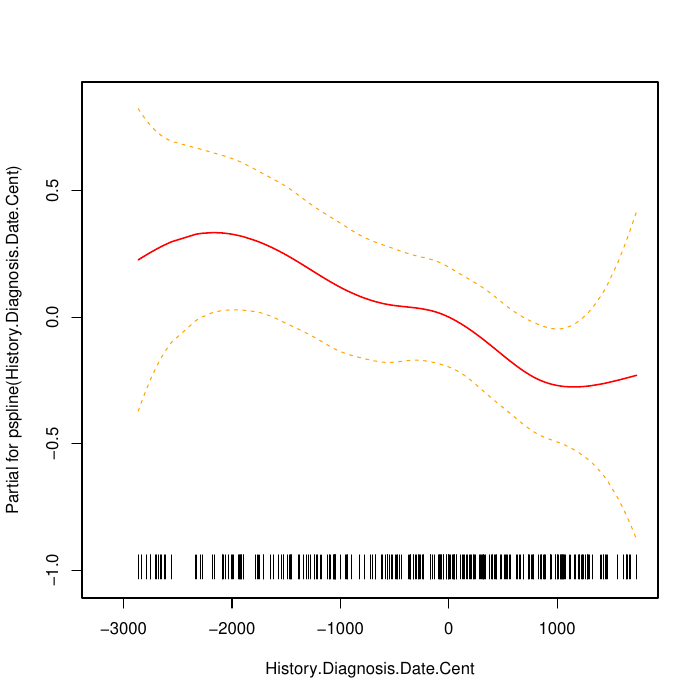

Generate this figure with R:
args = commandArgs(TRUE)
mode = 0
if (length(args) > 0)
{
	mode = as.numeric(args[1]) 
}

load("03_NSWPCN_subset.rda")

options(echo = TRUE, warn = 1)

library(survival)

if (mode == 0 || mode == 9)
{
pdf("04_train_NSWPCN.pdf")

# What's going on with the diagnosis date prognostic?  I suspect something
# else is correlated with it, and that other thing is the true prognostic.
temp = coxph(data.y ~ pspline(History.Diagnosis.Date.Cent), data = data.x.all)
summary(temp)
termplot(temp, se = TRUE, rug = TRUE)
temp = coxph(data.y ~ History.Diagnosis.Date.Cent, data = data.x.all)
summary(temp)
termplot(temp, se = TRUE, rug = TRUE)
# A decrease in hazard as time goes on.  Better surgery?  Chemo?  Cohort
# selection?

# Could it be margins?
scatter.smooth(data.x.all$History.Diagnosis.Date.Cent, data.x.all$Treat.MarginPositive)
# Plausible.
anova(coxph(data.y ~ Treat.MarginPositive + History.Diagnosis.Date.Cent, data.x.all))
# Pretty close, but not everything.

# Earlier diagnosis?
scatter.smooth(data.x.all$History.Diagnosis.Date.Cent, data.x.all$History.Diagnosis.AgeAt.Cent)
# No.
scatter.smooth(data.x.all$History.Diagnosis.Date.Cent, data.x.all$Path.Size.Cent)
# No.

# Surgery on different locations?
scatter.smooth(data.x.all$History.Diagnosis.Date.Cent, data.x.all$Path.LocationBody)
# No.

# Changes in subtype (cohort selection rules)?
anova(lm(History.Diagnosis.Date.Cent ~ Path.Subtype, data.x.all))
# Looks promising
anova(coxph(data.y ~ Treat.MarginPositive + Path.Subtype + History.Diagnosis.Date.Cent, data.x.all))
# Fit issues but I think this could be it.
anova(coxph(data.y ~ Treat.MarginPositive + I(Path.Subtype == "Tubular") + History.Diagnosis.Date.Cent, data.x.all))
# Bam.
anova(coxph(data.y ~ I(Path.Subtype == "Tubular") + Treat.MarginPositive + History.Diagnosis.Date.Cent, data.x.all))

temp1 = sort(data.x.all$History.Diagnosis.Date.Cent)
temp2 = data.x.all$Path.Subtype[order(data.x.all$History.Diagnosis.Date.Cent)]
plot(temp1, cumsum(temp2 == "Tubular") / sum(temp2 == "Tubular"), type = "s", col = "blue", xlab = "Centered Time of Diagnosis", ylab = "Fraction Collected", main = "Time dependency of subtype collection")
lines(temp1, cumsum(temp2 == "Adenosquamous") / sum(temp2 == "Adenosquamous"), type = "s", col = "red")
lines(temp1, cumsum(temp2 == "NotSpecified") / sum(temp2 == "NotSpecified"), type = "s", col = "green")
legend("bottomright", inset = 0.05, legend = c("Tubular", "Adenosquamous", "NotSpecified"), col = c("blue", "green", "red"), lty = "solid")
plot(temp1, cumsum(temp2 == "Tubular"), type = "s", col = "blue", xlab = "Centered Time of Diagnosis", ylab = "Total Collected", main = "Time dependency of subtype collection")
lines(temp1, cumsum(temp2 == "Adenosquamous"), type = "s", col = "red")
lines(temp1, cumsum(temp2 == "NotSpecified"), type = "s", col = "green")
legend("topleft", inset = 0.05, legend = c("Tubular", "Adenosquamous", "NotSpecified"), col = c("blue", "green", "red"), lty = "solid")
# So early cancers were often adenosquamous.  Then rates were approximately stable for
# all three main types, but by around 2003 (centered time == 0), no more adenosquamous cancers
# were collected.
survdiff(data.y ~ data.x.all$Path.Subtype)
rm(temp, temp1, temp2)
}

# Practically speaking this means that I can remove History.Diagnosis.Date as 
# a confounder, as it is captured by subtype (which in turns appears to be 
# largely dependent on A2/A4).

data.x.molec_preop = data.x.molec_preop[,colnames(data.x.molec_preop) != "History.Diagnosis.Date.Cent"]
data.x.molec_postop = data.x.molec_postop[,colnames(data.x.molec_postop) != "History.Diagnosis.Date.Cent"]
data.x.conv_preop = data.x.conv_preop[,colnames(data.x.conv_preop) != "History.Diagnosis.Date.Cent"]
data.x.conv_postop = data.x.conv_postop[,colnames(data.x.conv_postop) != "History.Diagnosis.Date.Cent"]
data.x.all = data.x.all[,colnames(data.x.all) != "History.Diagnosis.Date.Cent"]


library(rJava)
.jinit(parameters = "-Xmx4g")
library(glmulti)
nobs.coxph <<- function(object, ...) { object$n }

if (mode == 0 || mode == 1) {
set.seed(1234)
glmulti.molec_preop.bic = glmulti(
	data.y ~ 
		Patient.Sex + 
		History.Diagnosis.AgeAt.Cent + 
#		ns(History.Diagnosis.AgeAt.Cent, 4) + 		# EDA indicates that linear terms are sufficient
		Path.LocationBody + 
		Path.Size.Cent + 
#		ns(Path.Size.Cent, 4) + 					# EDA indicates that linear terms are sufficient
		Stage.pT.Simplified +
		Molec.S100A4.DCThresh + 
		Molec.S100A2.DCThresh, 
	data = data.x.molec_preop,
	level = 2,
	method = "g",
	crit = "bic", 
	includeobjects = TRUE, 
	plotty = FALSE, 
	report = TRUE,
	marginality = TRUE,
	fitfunction = "coxph",
	name = "glmulti.molec_preop.bic")
saveRDS(glmulti.molec_preop.bic, file = "04_molec_preop_bic.rds")
}

if (mode == 0 || mode == 2) {
set.seed(1234)
glmulti.molec_preop.aicc = glmulti(
	data.y ~ 
		Patient.Sex + 
		History.Diagnosis.AgeAt.Cent + 
#		ns(History.Diagnosis.AgeAt.Cent, 4) + 		# EDA indicates that linear terms are sufficient
		Path.LocationBody + 
		Path.Size.Cent + 
#		ns(Path.Size.Cent, 4) + 					# EDA indicates that linear terms are sufficient
		Stage.pT.Simplified +
		Molec.S100A4.DCThresh + 
		Molec.S100A2.DCThresh, 
	data = data.x.molec_preop,
	level = 2,
	method = "g",
	crit = "aicc", 
	includeobjects = TRUE, 
	plotty = FALSE, 
	report = TRUE,
	marginality = TRUE,
	fitfunction = "coxph",
	name = "glmulti.molec_preop.aicc")
saveRDS(glmulti.molec_preop.aicc, file = "04_molec_preop_aicc.rds")
}

if (mode == 0 || mode == 3) {
set.seed(1234)
glmulti.conv_preop.bic = glmulti(
	data.y ~ 
		Patient.Sex + 
		History.Diagnosis.AgeAt.Cent + 
#		ns(History.Diagnosis.AgeAt.Cent, 4) + 
		Path.LocationBody + 
		Path.Size.Cent + 
#		ns(Path.Size.Cent, 4) + 
		Stage.pT.Simplified,
	data = data.x.conv_preop,
	level = 2,
	method = "g",
	crit = "bic", 
	includeobjects = TRUE, 
	plotty = FALSE, 
	report = TRUE,
	marginality = TRUE,
	fitfunction = "coxph",
	name = "glmulti.conv_preop.bic")
saveRDS(glmulti.conv_preop.bic, file = "04_conv_preop_bic.rds")
}

if (mode == 0 || mode == 4) {
set.seed(1234)
glmulti.conv_preop.aicc = glmulti(
	data.y ~ 
		Patient.Sex + 
		History.Diagnosis.AgeAt.Cent + 
#		ns(History.Diagnosis.AgeAt.Cent, 4) + 
		Path.LocationBody + 
		Path.Size.Cent + 
#		ns(Path.Size.Cent, 4) + 
		Stage.pT.Simplified,
	data = data.x.conv_preop,
	level = 2,
	method = "g",
	crit = "aicc", 
	includeobjects = TRUE, 
	plotty = FALSE, 
	report = TRUE,
	marginality = TRUE,
	fitfunction = "coxph",
	name = "glmulti.conv_preop.aicc")
saveRDS(glmulti.conv_preop.aicc, file = "04_conv_preop_aicc.rds")
}

if (mode == 0 || mode == 5) { 
set.seed(1234)
glmulti.molec_postop.bic = glmulti(
	data.y ~ 
		Patient.Sex + 
		History.Diagnosis.AgeAt.Cent + 
#		ns(History.Diagnosis.AgeAt.Cent, 4) + 
		Path.LocationBody + 
		Path.Size.Cent + 
#		ns(Path.Size.Cent, 4) + 
		Stage.pT.Simplified + 
		Molec.S100A4.DCThresh + 
		Molec.S100A2.DCThresh + 
		Treat.MarginPositive + 
#		Path.Subtype + 					# This field needs data review if it's to be kept.
		Path.Differentiation + 
		Path.LN.InvolvedFraction + 
#		ns(Path.LN.InvolvedFraction, 4) + 
		Path.Invasion.Vascular + 
		Path.Invasion.Perineural + 
		Stage.pN,
	data = data.x.molec_postop,
	level = 2,
	method = "g",
	crit = "bic", 
	includeobjects = TRUE, 
	plotty = FALSE, 
	report = TRUE,
	marginality = TRUE,
	fitfunction = "coxph",
	name = "glmulti.molec_postop.bic")
saveRDS(glmulti.molec_postop.bic, file = "04_molec_postop_bic.rds")
}

if (mode == 0 || mode == 6) {
set.seed(1234)
glmulti.molec_postop.aicc = glmulti(
	data.y ~ 
		Patient.Sex + 
		History.Diagnosis.AgeAt.Cent + 
#		ns(History.Diagnosis.AgeAt.Cent, 4) + 
		Path.LocationBody + 
		Path.Size.Cent + 
#		ns(Path.Size.Cent, 4) + 
		Stage.pT.Simplified + 
		Molec.S100A4.DCThresh + 
		Molec.S100A2.DCThresh + 
		Treat.MarginPositive + 
#		Path.Subtype + 					# This field needs data review if it's to be kept.
		Path.Differentiation + 
		Path.LN.InvolvedFraction + 
#		ns(Path.LN.InvolvedFraction, 4) + 
		Path.Invasion.Vascular + 
		Path.Invasion.Perineural + 
		Stage.pN,
	data = data.x.molec_postop,
	level = 2,
	method = "g",
	crit = "aicc", 
	includeobjects = TRUE, 
	plotty = FALSE, 
	report = TRUE,
	marginality = TRUE,
	fitfunction = "coxph",
	name = "glmulti.molec_postop.aicc")
saveRDS(glmulti.molec_postop.aicc, file = "04_molec_postop_aicc.rds")
}

if (mode == 0 || mode == 7) {
set.seed(1234)
glmulti.conv_postop.bic = glmulti(
	data.y ~ 
		Patient.Sex + 
		History.Diagnosis.AgeAt.Cent + 
#		ns(History.Diagnosis.AgeAt.Cent, 4) + 
		Path.LocationBody + 
		Path.Size.Cent + 
#		ns(Path.Size.Cent, 4) + 
		Stage.pT.Simplified + 
		Treat.MarginPositive + 
#		Path.Subtype +  				# This field needs data review if it's to be kept.
		Path.Differentiation + 
		Path.LN.InvolvedFraction + 
#		ns(Path.LN.InvolvedFraction, 4) + 
		Path.Invasion.Vascular + 
		Path.Invasion.Perineural + 
		Stage.pN,
	data = data.x.conv_postop,
	level = 2,
	method = "g",
	crit = "bic", 
	includeobjects = TRUE, 
	plotty = FALSE, 
	report = TRUE,
	marginality = TRUE,
	fitfunction = "coxph",
	name = "glmulti.conv_postop.bic")
saveRDS(glmulti.conv_postop.bic, file = "04_conv_postop_bic.rds")
}

if (mode == 0 || mode == 8) {
set.seed(1234)
glmulti.conv_postop.aicc = glmulti(
	data.y ~ 
		Patient.Sex + 
		History.Diagnosis.AgeAt.Cent + 
#		ns(History.Diagnosis.AgeAt.Cent, 4) + 
		Path.LocationBody + 
		Path.Size.Cent + 
#		ns(Path.Size.Cent, 4) + 
		Stage.pT.Simplified + 
		Treat.MarginPositive + 
#		Path.Subtype +  				# This field needs data review if it's to be kept.
		Path.Differentiation + 
		Path.LN.InvolvedFraction + 
#		ns(Path.LN.InvolvedFraction, 4) + 
		Path.Invasion.Vascular + 
		Path.Invasion.Perineural + 
		Stage.pN,
	data = data.x.conv_postop,
	level = 2,
	method = "g",
	crit = "aicc", 
	includeobjects = TRUE, 
	plotty = FALSE, 
	report = TRUE,
	marginality = TRUE,
	fitfunction = "coxph",
	name = "glmulti.conv_postop.aicc")
saveRDS(glmulti.conv_postop.aicc, file = "04_conv_postop_aicc.rds")
}

if (mode == 0 || mode == 10)
{
	library(randomForestSRC)

	temp.data = cbind(time = data.y[,1], event = data.y[,2], data.x.molec_preop)
	# temp.K = 10

	# temp.tasks = expand.grid(mtry = c(1, 2, 3), splitrule = c("logrank", "logrankscore"), nsplit = c(0, 1, 2, 5))
	# set.seed(1234)
	# temp.folds = sample(rep(1:temp.K, ceiling(nrow(temp.data) / temp.K))[1:nrow(temp.data)])

	# preds = lapply(1:temp.K, function(fold_i) {
	# 	message(sprintf("Fold %d", fold_i))
	# 	train = temp.data[fold_i != temp.folds,]
	# 	test = temp.data[fold_i == temp.folds,]

	# 	fold_preds = sapply(1:nrow(temp.tasks), function(task_i) {
	# 		message(sprintf("  Task %d", task_i))
	# 		fit = rfsrc(
	# 			Surv(time, event) ~ 
	# 				Patient.Sex + 
	# 				History.Diagnosis.AgeAt.Cent + 
	# 				Path.LocationBody + 
	# 				Path.Size.Cent + 
	# 				Stage.pT.Simplified + 
	# 				Molec.S100A4.DCThresh + 
	# 				Molec.S100A2.DCThresh, 
	# 			data = train,
	# 			mtry = temp.tasks$mtry[task_i],
	# 			splitrule = temp.tasks$splitrule[task_i],
	# 			nsplit = temp.tasks$nsplit[task_i])
	# 		preds = predict(fit, test)$predicted
	# 		preds
	# 	})

	# 	fold_preds
	# })

	# preds2 = do.call(rbind, preds)
	# temp.y2 = do.call(rbind, lapply(1:temp.K, function(fold_i) data.y[fold_i == temp.folds,]))
	# temp.y2 = Surv(temp.y2[,1], temp.y2[,2])
	# temp.results = cbind(temp.tasks, C = apply(preds2, 2, function(p1) survConcordance(temp.y2 ~ p1)$concordance))
	# temp.results[order(temp.results$C),]

	# From the above: mtry = 1, splitrule = "logrankscore", nsplit = 2 gives good performance.

	rsf.molec_preop = rfsrc(
		Surv(time, event) ~ 
			Patient.Sex + 
			History.Diagnosis.AgeAt.Cent + 
			Path.LocationBody + 
			Path.Size.Cent + 
			Stage.pT.Simplified + 
			Molec.S100A4.DCThresh + 
			Molec.S100A2.DCThresh, 
		data = temp.data,
		mtry = 1,
		splitrule = "logrankscore",
		nsplit = 2)
	saveRDS(rsf.molec_preop, file = "04_rsf_molec_preop.rds")
}

if (mode == 0 || mode == 9) {
glmulti.molec_preop.bic = readRDS("04_molec_preop_bic.rds")
glmulti.molec_preop.aicc = readRDS("04_molec_preop_aicc.rds")
glmulti.molec_postop.bic = readRDS("04_molec_postop_bic.rds")
glmulti.molec_postop.aicc = readRDS("04_molec_postop_aicc.rds")
glmulti.conv_preop.bic = readRDS("04_conv_preop_bic.rds")
glmulti.conv_preop.aicc = readRDS("04_conv_preop_aicc.rds")
glmulti.conv_postop.bic = readRDS("04_conv_postop_bic.rds")
glmulti.conv_postop.aicc = readRDS("04_conv_postop_aicc.rds")
rsf.molec_preop = readRDS("04_rsf_molec_preop.rds")

if ("nobs.coxph" %in% ls()) { rm(nobs.coxph) }

glmulti.conv_preop.bic@formulas[1:10]
plot(glmulti.conv_preop.bic, "p")
#plot(glmulti.conv_preop.bic, "r")
plot(glmulti.conv_preop.bic, "s")
plot(glmulti.conv_preop.bic, "w")

glmulti.conv_postop.bic@formulas[1:10]
plot(glmulti.conv_postop.bic, "p")
#plot(glmulti.conv_postop.bic, "r")
plot(glmulti.conv_postop.bic, "s")
plot(glmulti.conv_postop.bic, "w")

glmulti.molec_preop.bic@formulas[1:10]
plot(glmulti.molec_preop.bic, "p")
#plot(glmulti.molec_preop.bic, "r")
plot(glmulti.molec_preop.bic, "s")
plot(glmulti.molec_preop.bic, "w")

glmulti.molec_postop.bic@formulas[1:10]
plot(glmulti.molec_postop.bic, "p")
#plot(glmulti.molec_postop.bic, "r")
plot(glmulti.molec_postop.bic, "s")
plot(glmulti.molec_postop.bic, "w")

glmulti.conv_preop.aicc@formulas[1:10]
plot(glmulti.conv_preop.aicc, "p")
#plot(glmulti.conv_preop.aicc, "r")
plot(glmulti.conv_preop.aicc, "s")
plot(glmulti.conv_preop.aicc, "w")

glmulti.conv_postop.aicc@formulas[1:10]
plot(glmulti.conv_postop.aicc, "p")
#plot(glmulti.conv_postop.aicc, "r")
plot(glmulti.conv_postop.aicc, "s")
plot(glmulti.conv_postop.aicc, "w")

glmulti.molec_preop.aicc@formulas[1:10]
plot(glmulti.molec_preop.aicc, "p")
#plot(glmulti.molec_preop.aicc, "r")
plot(glmulti.molec_preop.aicc, "s")
plot(glmulti.molec_preop.aicc, "w")

glmulti.molec_postop.aicc@formulas[1:10]
plot(glmulti.molec_postop.aicc, "p")
#plot(glmulti.molec_postop.aicc, "r")
plot(glmulti.molec_postop.aicc, "s")
plot(glmulti.molec_postop.aicc, "w")

save.image("04_NSWPCN_fits.rda")
}
